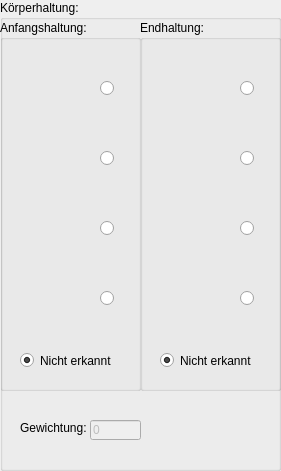
  <widget class="QGroupBox" name="groupBox_17">
   <property name="geometry">
    <rect>
     <x>780</x>
     <y>120</y>
     <width>281</width>
     <height>471</height>
    </rect>
   </property>
   <property name="title">
    <string>Körperhaltung:</string>
   </property>
   <widget class="QGroupBox" name="groupBox_18">
    <property name="geometry">
     <rect>
      <x>0</x>
      <y>20</y>
      <width>141</width>
      <height>371</height>
     </rect>
    </property>
    <property name="title">
     <string>Anfangshaltung:</string>
    </property>
    <widget class="QLabel" name="lab_anfForm0">
     <property name="geometry">
      <rect>
       <x>10</x>
       <y>30</y>
       <width>71</width>
       <height>71</height>
      </rect>
     </property>
     <property name="text">
      <string/>
     </property>
     <property name="pixmap">
      <pixmap>form0.png</pixmap>
     </property>
     <property name="scaledContents">
      <bool>true</bool>
     </property>
    </widget>
    <widget class="QRadioButton" name="rbtn_anfForm0">
     <property name="geometry">
      <rect>
       <x>100</x>
       <y>60</y>
       <width>21</width>
       <height>17</height>
      </rect>
     </property>
     <property name="text">
      <string/>
     </property>
    </widget>
    <widget class="QLabel" name="lab_anfForm1">
     <property name="geometry">
      <rect>
       <x>10</x>
       <y>100</y>
       <width>71</width>
       <height>71</height>
      </rect>
     </property>
     <property name="text">
      <string/>
     </property>
     <property name="pixmap">
      <pixmap>form1.png</pixmap>
     </property>
     <property name="scaledContents">
      <bool>true</bool>
     </property>
    </widget>
    <widget class="QRadioButton" name="rbtn_anfForm1">
     <property name="geometry">
      <rect>
       <x>100</x>
       <y>130</y>
       <width>21</width>
       <height>17</height>
      </rect>
     </property>
     <property name="text">
      <string/>
     </property>
    </widget>
    <widget class="QLabel" name="lab_anfForm2">
     <property name="geometry">
      <rect>
       <x>10</x>
       <y>170</y>
       <width>71</width>
       <height>71</height>
      </rect>
     </property>
     <property name="text">
      <string/>
     </property>
     <property name="pixmap">
      <pixmap>form2.png</pixmap>
     </property>
     <property name="scaledContents">
      <bool>true</bool>
     </property>
    </widget>
    <widget class="QRadioButton" name="rbtn_anfForm2">
     <property name="geometry">
      <rect>
       <x>100</x>
       <y>200</y>
       <width>21</width>
       <height>17</height>
      </rect>
     </property>
     <property name="text">
      <string/>
     </property>
    </widget>
    <widget class="QRadioButton" name="rbtn_anfForm3">
     <property name="geometry">
      <rect>
       <x>100</x>
       <y>270</y>
       <width>21</width>
       <height>17</height>
      </rect>
     </property>
     <property name="text">
      <string/>
     </property>
    </widget>
    <widget class="QLabel" name="lab_anfForm3">
     <property name="geometry">
      <rect>
       <x>10</x>
       <y>240</y>
       <width>71</width>
       <height>71</height>
      </rect>
     </property>
     <property name="text">
      <string/>
     </property>
     <property name="pixmap">
      <pixmap>form3.png</pixmap>
     </property>
     <property name="scaledContents">
      <bool>true</bool>
     </property>
    </widget>
    <widget class="QRadioButton" name="rbtn_anfForm4">
     <property name="geometry">
      <rect>
       <x>20</x>
       <y>330</y>
       <width>91</width>
       <height>21</height>
      </rect>
     </property>
     <property name="text">
      <string>Nicht erkannt</string>
     </property>
     <property name="checked">
      <bool>true</bool>
     </property>
    </widget>
   </widget>
   <widget class="QGroupBox" name="groupBox_19">
    <property name="geometry">
     <rect>
      <x>140</x>
      <y>20</y>
      <width>141</width>
      <height>371</height>
     </rect>
    </property>
    <property name="title">
     <string>Endhaltung:</string>
    </property>
    <widget class="QLabel" name="lab_endForm0">
     <property name="geometry">
      <rect>
       <x>10</x>
       <y>30</y>
       <width>71</width>
       <height>71</height>
      </rect>
     </property>
     <property name="text">
      <string/>
     </property>
     <property name="pixmap">
      <pixmap>form0.png</pixmap>
     </property>
     <property name="scaledContents">
      <bool>true</bool>
     </property>
    </widget>
    <widget class="QRadioButton" name="rbtn_endForm0">
     <property name="geometry">
      <rect>
       <x>100</x>
       <y>60</y>
       <width>21</width>
       <height>17</height>
      </rect>
     </property>
     <property name="text">
      <string/>
     </property>
    </widget>
    <widget class="QLabel" name="lab_endForm1">
     <property name="geometry">
      <rect>
       <x>10</x>
       <y>100</y>
       <width>71</width>
       <height>71</height>
      </rect>
     </property>
     <property name="text">
      <string/>
     </property>
     <property name="pixmap">
      <pixmap>form1.png</pixmap>
     </property>
     <property name="scaledContents">
      <bool>true</bool>
     </property>
    </widget>
    <widget class="QRadioButton" name="rbtn_endForm1">
     <property name="geometry">
      <rect>
       <x>100</x>
       <y>130</y>
       <width>21</width>
       <height>17</height>
      </rect>
     </property>
     <property name="text">
      <string/>
     </property>
    </widget>
    <widget class="QLabel" name="lab_endForm2">
     <property name="geometry">
      <rect>
       <x>10</x>
       <y>170</y>
       <width>71</width>
       <height>71</height>
      </rect>
     </property>
     <property name="text">
      <string/>
     </property>
     <property name="pixmap">
      <pixmap>form2.png</pixmap>
     </property>
     <property name="scaledContents">
      <bool>true</bool>
     </property>
    </widget>
    <widget class="QRadioButton" name="rbtn_endForm2">
     <property name="geometry">
      <rect>
       <x>100</x>
       <y>200</y>
       <width>21</width>
       <height>17</height>
      </rect>
     </property>
     <property name="text">
      <string/>
     </property>
    </widget>
    <widget class="QRadioButton" name="rbtn_endForm3">
     <property name="geometry">
      <rect>
       <x>100</x>
       <y>270</y>
       <width>21</width>
       <height>17</height>
      </rect>
     </property>
     <property name="text">
      <string/>
     </property>
    </widget>
    <widget class="QLabel" name="lab_endForm3">
     <property name="geometry">
      <rect>
       <x>10</x>
       <y>240</y>
       <width>71</width>
       <height>71</height>
      </rect>
     </property>
     <property name="text">
      <string/>
     </property>
     <property name="pixmap">
      <pixmap>form3.png</pixmap>
     </property>
     <property name="scaledContents">
      <bool>true</bool>
     </property>
    </widget>
    <widget class="QRadioButton" name="rbtn_endForm4">
     <property name="geometry">
      <rect>
       <x>20</x>
       <y>330</y>
       <width>91</width>
       <height>21</height>
      </rect>
     </property>
     <property name="text">
      <string>Nicht erkannt</string>
     </property>
     <property name="checked">
      <bool>true</bool>
     </property>
    </widget>
   </widget>
   <widget class="QLabel" name="label_31">
    <property name="geometry">
     <rect>
      <x>20</x>
      <y>420</y>
      <width>71</width>
      <height>16</height>
     </rect>
    </property>
    <property name="text">
     <string>Gewichtung:</string>
    </property>
   </widget>
   <widget class="QLineEdit" name="lineE_gewichtBody">
    <property name="enabled">
     <bool>false</bool>
    </property>
    <property name="geometry">
     <rect>
      <x>90</x>
      <y>420</y>
      <width>51</width>
      <height>20</height>
     </rect>
    </property>
    <property name="text">
     <string>0</string>
    </property>
   </widget>
  </widget>
